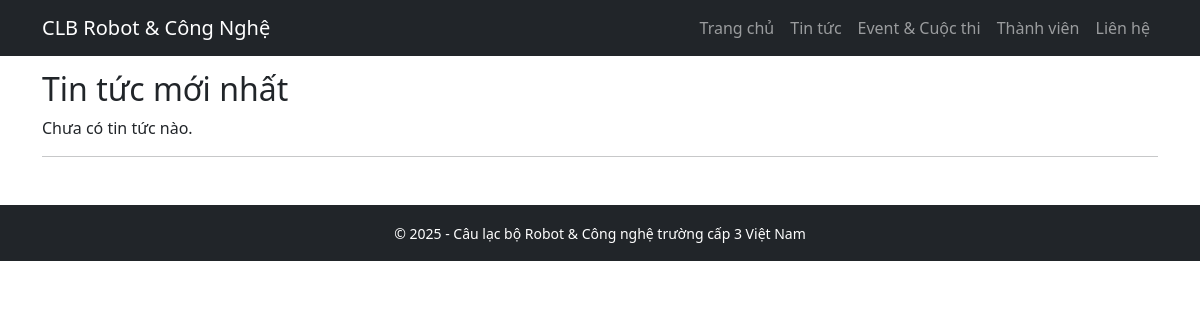
The page /news/ on the database as committed earlier.
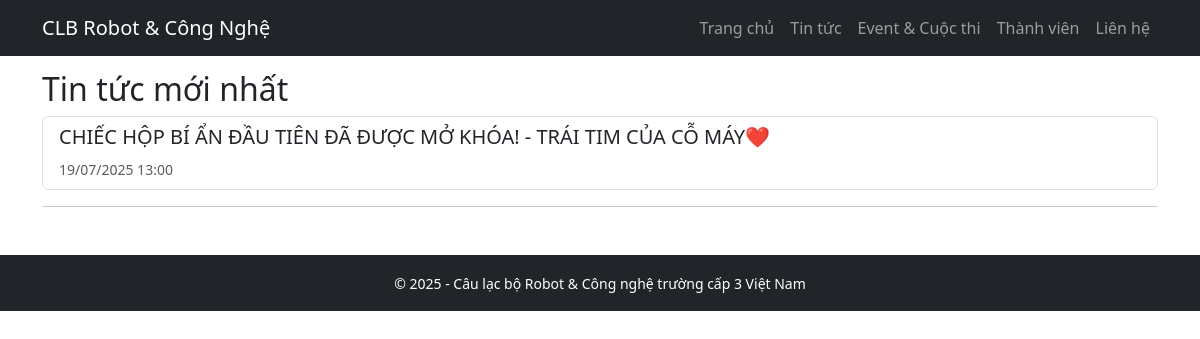
The same page on the database as committed later.
### lit/models.py (models this page shows)
class News(models.Model):
    title = models.CharField(max_length=200)
    content = RichTextUploadingField()
    created = models.DateTimeField(auto_now_add=True)

### lit/views.py (the view)
# urls.py: path('news/', views.news, name='news'),
def news(request):
    news_list = News.objects.all().order_by('-created')
    return render(request, 'news.html', {'news_list': news_list, 'user': request.user})

### lit/templates/news.html (shortened to what this page needs)
{% extends 'base.html' %}
{% block content %}
<h2>Tin tức mới nhất</h2>
{% if news_list %}
  <div class="list-group">
  {% for news in news_list %}
    <a href="{% url 'news_view' news.id %}" class="list-group-item list-group-item-action">
      <h5>{{ news.title }}</h5>
      <small class="text-muted">{{ news.created|date:"d/m/Y H:i" }}</small>
    </a>
  {% endfor %}
  </div>
{% else %}
  <p>Chưa có tin tức nào.</p>
{% endif %}
<hr>
{% endblock %}

Rows that differ between the two databases and show on the page:
added News: title "CHIẾC HỘP BÍ ẨN ĐẦU TIÊN ĐÃ ĐƯỢC MỞ KHÓA! - TRÁI TIM CỦA CỖ MÁY❤️", created "19/07/2025 13:00"
Other text that changed with them:
text no longer shown: "Chưa có tin tức nào."
